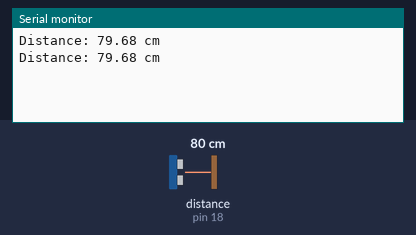
The sketch below on a simulated Arduino Uno, built with avr-gcc and run on an emulated ATmega328P. Parts: the last lines printed to the serial monitor. Wiring (inferred from the names in the program): ultrasonic range finder: trigger pin 16; echo pin 18. Inputs (shaded band) come from the test bench; at power-on: distance to the obstacle (sensor on pin 18) 80 cm. The echo pulse lasts 58.3 µs per cm.

Above: at 1.8 s.
1.9 s: distance to the obstacle (sensor on pin 18) set to 2 cm
At 2.5 s:
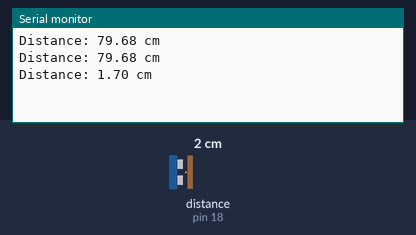
3.4 s: distance to the obstacle (sensor on pin 18) set to 4 cm
At 4.8 s:
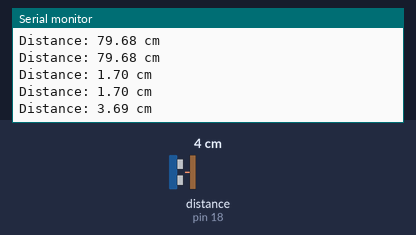
Timing chart, 0 to 6.4 s (numbered marks = the images above; inputs shaded):
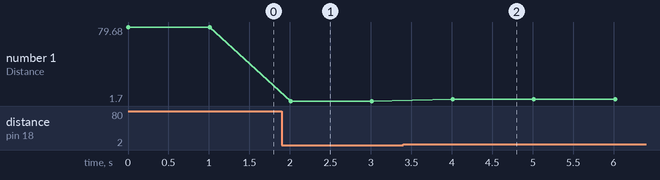

Measured:
- after the input at 1.9 s, the serial monitor: prints a new line after 0.11 s (image 1)
- after the input at 3.4 s, the serial monitor: prints a new line after 0.61 s (image 2)
- plotted number 1: 79.68 → 1.7 after the input at 1.9 s, 1.7 → 3.69 after the input at 3.4 s

The sketch:

HC_SR04.ino
```cpp
//Declaring pin
#define TRIG_PIN 16
#define ECHO_PIN 18

void setup() {
  Serial.begin(115200);
  //Setting pin modes
  pinMode(TRIG_PIN, OUTPUT);
  pinMode(ECHO_PIN, INPUT);
}

void loop() {
  long duration;
  float distance_cm;

  // Send 10 microsecond pulse to TRIG
  digitalWrite(TRIG_PIN, LOW);
  delayMicroseconds(2);
  digitalWrite(TRIG_PIN, HIGH);
  delayMicroseconds(10);
  digitalWrite(TRIG_PIN, LOW);

  // Read the echo duration
  duration = pulseIn(ECHO_PIN, HIGH, 25000);  // in microseconds

  // If no echo received, pulseIn returns 0
  if (duration == 0) {
    Serial.println("Out of range");
  } else {
    // Distance calculation
    distance_cm = (duration * 0.0343) / 2;
    Serial.print("Distance: ");
    Serial.print(distance_cm);
    Serial.println(" cm");
  }

  delay(1000);  // Wait 1 second between measurements
}
```
